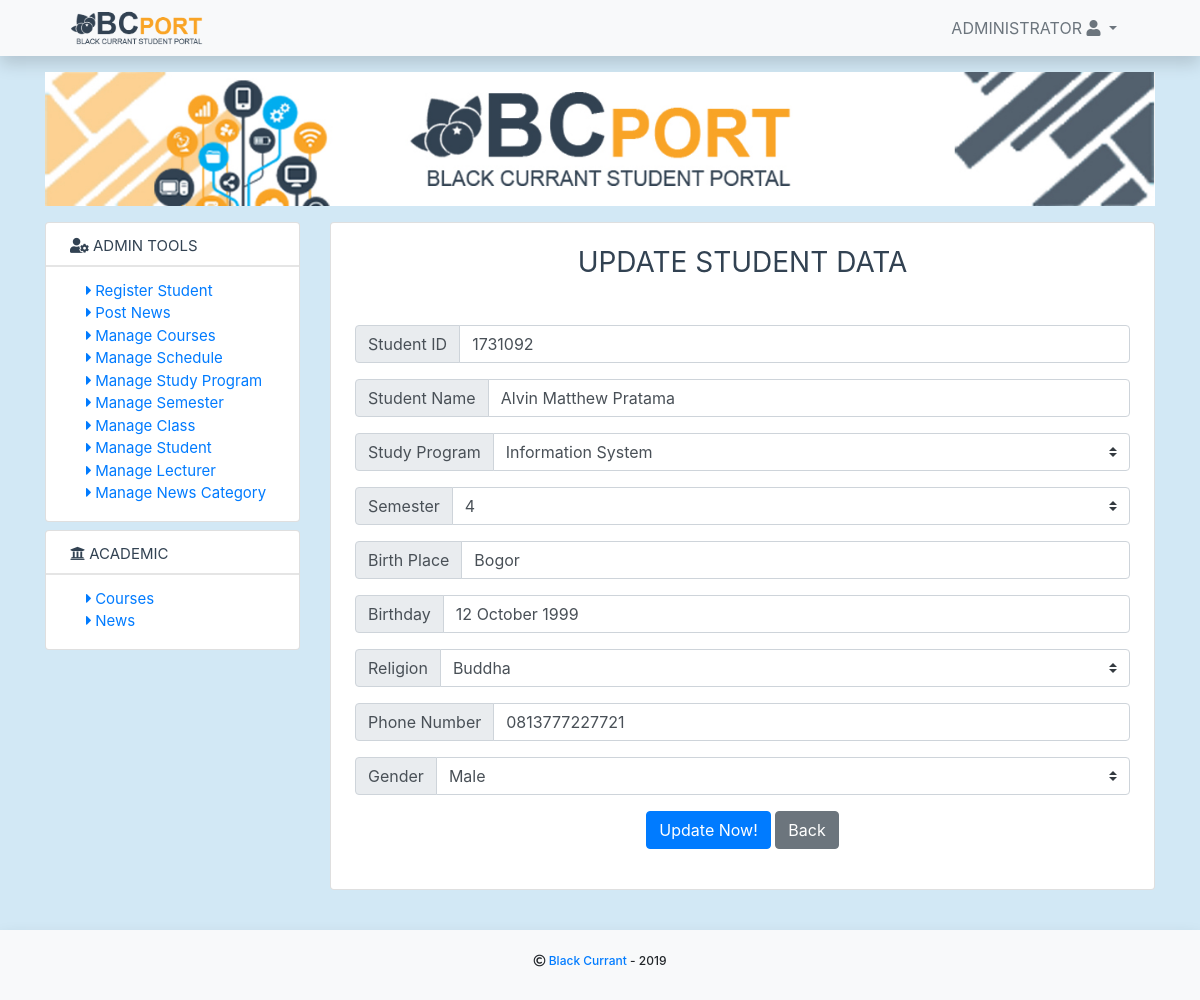
/index.php?page=editdetailstudent&id=2 (signed in), run on the app's committed database.
### tables this page shows
CREATE TABLE `tb_student` (
  `id` int(11) NOT NULL,
  `student_id` varchar(15) NOT NULL,
  `name` varchar(255) NOT NULL,
  `studyprogram_id` int(11) NOT NULL,
  `birth_place` varchar(100) NOT NULL,
  `birth_date` varchar(50) NOT NULL,
  `phone_num` varchar(20) NOT NULL,
  `religion_id` varchar(20) NOT NULL,
  `current_semester` int(11) NOT NULL,
  `status` int(1) NOT NULL,
  `gender` varchar(10) NOT NULL
);

CREATE TABLE `tb_studyprogram` (
  `id` int(11) NOT NULL,
  `studyprogram_id` int(11) NOT NULL,
  `studyprogram` varchar(255) NOT NULL,
  `abbreviation` varchar(15) NOT NULL
);

CREATE TABLE `tb_religion` (
  `id` int(11) NOT NULL,
  `religion_id` int(11) NOT NULL,
  `religion` varchar(20) NOT NULL
);

### core/app/student.php (called while the page is built, shortened)
<?php
    function getStudent($id) {
        global $connect;
        $sql = "SELECT tb_student.*, tb_studyprogram.studyprogram, tb_religion.religion FROM tb_student INNER JOIN tb_studyprogram ON tb_student.studyprogram_id = tb_studyprogram.studyprogram_id LEFT JOIN tb_religion ON tb_student.religion_id = tb_religion.religion_id WHERE tb_student.id = '$id'";
        $query = $connect->query($sql);
        if ($query->num_rows > 0)
        {
            return $query;
        } else {
            return false;
        }
    }
?>

### core/base.php (called while the page is built, shortened)
<?php
    $baseUrl = "./";
?>

### pages/student/editdetail.php (the view, shortened to what this page needs)
<div class="text-center pb-4 px-4">
  <h3 class="simple-text py-4">Update Student Data</h3>
    <?php
      $id = $_GET['id'];
     ?>
  <form action="" method="POST">
    <?php
      $result = getStudent($id);
      if ($result != false) {
        while ($row = $result->fetch_assoc()) {
          $student_id = $row['student_id'];
          $name = $row['name'];
          $studyprogram_id_slc = $row['studyprogram_id'];
          $studyprogram_slc = $row['studyprogram'];
          $birth_place = $row['birth_place'];
          $birth_date = $row['birth_date'];
          $phone_num = $row['phone_num'];
          $religion_id = $row['religion_id'];
          $religion = $row['religion'];
          $semester = $row['current_semester'];
          $gender = $row['gender'];
    ?>
    <div class="input-group mb-3">
          <div class="input-group-prepend">
              <label class="input-group-text" for="inputGroupSelect01">Student ID</label>
          </div>
          <input type="text" class="form-control" name="student_id" placeholder="Enter Student ID" value="<?php echo $student_id; ?>">
      </div>
      <div class="input-group mb-3">
          <div class="input-group-prepend">
              <label class="input-group-text" for="inputGroupSelect01">Student Name</label>
          </div>
           <input type="text" class="form-control" name="name" placeholder="Enter Student Name" value="<?php echo $name; ?>">
      </div>
      <div class="input-group mb-3">
          <div class="input-group-prepend">
              <label class="input-group-text" for="inputGroupSelect01">Study Program</label>
          </div>
          <select class="custom-select" id="inputGroupSelect01" name="studyprogram">
        <option selected value="<?php echo $studyprogram_id_slc; ?>"><?php echo $studyprogram_slc ?></option>
                <?php
                  $result = getAllStudyProgram();
                ?>
          </select>
      </div>
      <div class="input-group mb-3">
          <div class="input-group-prepend">
              <label class="input-group-text" for="inputGroupSelect01">Semester</label>
          </div>
          <select class="custom-select" id="inputGroupSelect01" name="semester">
        <option selected value="<?php echo $semester; ?>"><?php echo $semester ?></option>
                <?php
                  $result = getAllSemester();
                ?>
          </select>
      </div>
      <div class="input-group mb-3">
          <div class="input-group-prepend">
              <label class="input-group-text" for="inputGroupSelect01">Birth Place</label>
          </div>
            <input type="text" class="form-control" name="birth_place" placeholder="Enter Student Birth Place" value="<?php echo $birth_place; ?>">
      </div>
      <div class="input-group mb-3">
          <div class="input-group-prepend">
              <label class="input-group-text" for="inputGroupSelect01">Birthday</label>
          </div>
            <input type="text" class="form-control" name="birth_date" placeholder="Eg: 12 October 2019" value="<?php echo $birth_date; ?>">
      </div>
      <div class="input-group mb-3">
          <div class="input-group-prepend">
              <label class="input-group-text" for="inputGroupSelect01">Religion</label>
          </div>
          <select class="custom-select" id="inputGroupSelect01" name="religion">
              <option selected value="<?php echo $religion_id; ?>"><?php echo $religion ?></option>
                <?php
                  $result = getAllReligion();
                ?>
          </select>
      </div>
      <div class="input-group mb-3">
          <div class="input-group-prepend">
              <label class="input-group-text" for="inputGroupSelect01">Phone Number</label>
          </div>
            <input type="text" class="form-control" name="phone_num" placeholder="Eg: +628XXXXXXXXX" value="<?php echo $phone_num; ?>">
      </div>
      <div class="input-group mb-3">
          <div class="input-group-prepend">
              <label class="input-group-text" for="inputGroupSelect01">Gender</label>
          </div>
          <select class="custom-select" id="inputGroupSelect01" name="gender">
        <option selected value="<?php echo $gender; ?>"><?php echo $gender ?></option>
          </select>
      </div>
      <div class="form-group">
        <button type="submit" name="submit" class="btn btn-primary">Update Now!</button>
        <a href="<?php echo $baseUrl.'index.php?page=userprofile'; ?>" class="btn btn-secondary"> Back</a>
      </div>
      <?php
          }
      }
       ?>
  </form>
</div>

### assets/css/custom.css (style rules this page uses)
body { background-color: #d2e8f5; }
.simple-text { text-transform: uppercase; padding: 0.5rem 0; display: block; white-space: nowrap; color: #324252; text-decoration: none; font-weight: 400; line-height: 30px; overflow: hidden; }
* { -webkit-box-sizing: border-box; box-sizing: border-box; }
body { padding: 0; margin: 0; }

### data on the page
tb_student: student_id "1731092", name "Alvin Matthew Pratama", studyprogram "Information System", semester "4", birth_place "Bogor", birth_date "12 October 1999", religion "Buddha", phone_num "0813777227721", gender "Male"

### other printed values
$userdata['name'] "ADMINISTRATOR"
